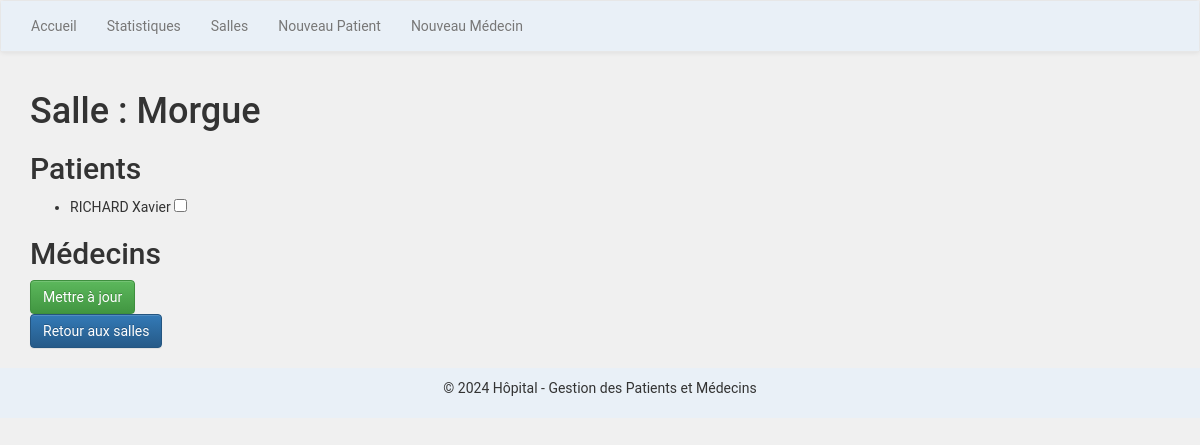
Screenshot of /salles/5/ with the database file from the repository.
### hopital/models.py (models this page shows, shortened)
class Salle(models.Model):
    nom = models.CharField(max_length=100)
    capacite = models.IntegerField(null=True, blank=True)

class Patient(models.Model):
    Etat_de_sante_liste = [
        ('Bonne santé', 'Bonne santé'),
        ('Décédé', 'Décédé'),
        ('Hospitalisé', 'Hospitalisé'),
        ('En opération', 'En opération'),
        ('Repos', 'Repos'),
        ('En réanimation', 'En réanimation'),
    ]
    numero_de_sécurite_sociale = models.IntegerField(null=False, blank=False)
    nom = models.CharField(max_length=100)
    prenom = models.CharField(max_length=100)
    date_naissance = models.DateField()
    date_arrivee = models.DateField(null=True, blank=True)
    etat_de_sante = models.CharField(
        max_length=50, choices=Etat_de_sante_liste, default='Bonne santé'
    )
    salle = models.ForeignKey('Salle', on_delete=models.SET_NULL, null=True, blank=True, related_name='patients')
    soigne = models.BooleanField(default=False)

### hopital/views.py (the view, shortened to what this page needs)
# urls.py: path('salles/<int:salle_id>/', views.detail_salle, name='detail_salle'),
def detail_salle(request, salle_id):
    salle = Salle.objects.get(id=salle_id)
    patients = salle.patients.all()
    medecins = salle.medecins.all()
    return render(request, 'hopital/detail_salle.html', {'salle': salle, 'patients': patients, 'medecins': medecins})

### hopital/templates/hopital/detail_salle.html (shortened to what this page needs)
{% extends "hopital/base.html" %}
{% block content %}
    <h1>Salle : {{ salle.nom }}</h1>
    <form method="post">
        <h2>Patients</h2>
        <ul>
            {% for patient in patients %}
                <li>
                    {{ patient.nom }} {{ patient.prenom }}
                    <input type="checkbox" name="patient-{{ patient.id }}" {% if patient.soigne %}checked{% endif %}>
                </li>
            {% endfor %}
        </ul>
        <h2>Médecins</h2>
        <button type="submit" class="btn btn-success">Mettre à jour</button>
    </form>
    <a href="{% url 'liste_salles' %}" class="btn btn-primary">Retour aux salles</a>
{% endblock %}

### rows the page displays
Salle: nom "Morgue"
Patient: nom "RICHARD", prenom "Xavier"
